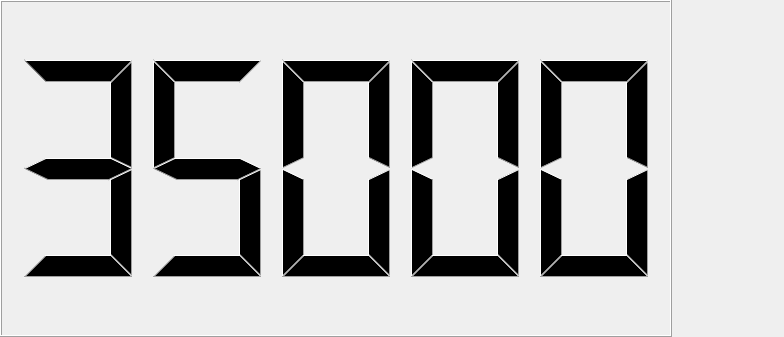
<?xml version="1.0" encoding="UTF-8"?>
<ui version="4.0">
 <class>Altitude</class>
 <widget class="QWidget" name="Altitude">
  <property name="geometry">
   <rect>
    <x>0</x>
    <y>0</y>
    <width>784</width>
    <height>337</height>
   </rect>
  </property>
  <property name="windowTitle">
   <string>Form</string>
  </property>
  <layout class="QHBoxLayout" name="horizontalLayout_2">
   <property name="spacing">
    <number>0</number>
   </property>
   <property name="leftMargin">
    <number>0</number>
   </property>
   <property name="topMargin">
    <number>0</number>
   </property>
   <property name="rightMargin">
    <number>0</number>
   </property>
   <property name="bottomMargin">
    <number>0</number>
   </property>
   <item>
    <layout class="QHBoxLayout" name="horizontalLayout" stretch="6,1">
     <property name="spacing">
      <number>0</number>
     </property>
     <item>
      <widget class="QLCDNumber" name="lcd">
       <property name="digitCount">
        <number>5</number>
       </property>
       <property name="intValue" stdset="0">
        <number>35000</number>
       </property>
      </widget>
     </item>
     <item>
      <widget class="QWidget" name="button_widget" native="true">
       <layout class="QVBoxLayout" name="verticalLayout_2">
        <property name="spacing">
         <number>0</number>
        </property>
        <property name="leftMargin">
         <number>0</number>
        </property>
        <property name="topMargin">
         <number>0</number>
        </property>
        <property name="rightMargin">
         <number>0</number>
        </property>
        <property name="bottomMargin">
         <number>0</number>
        </property>
        <item>
         <layout class="QVBoxLayout" name="verticalLayout">
          <property name="spacing">
           <number>0</number>
          </property>
          <item>
           <widget class="QWidget" name="up_widget" native="true">
            <layout class="QHBoxLayout" name="horizontalLayout_3">
             <property name="spacing">
              <number>0</number>
             </property>
             <property name="leftMargin">
              <number>0</number>
             </property>
             <property name="topMargin">
              <number>0</number>
             </property>
             <property name="rightMargin">
              <number>0</number>
             </property>
             <property name="bottomMargin">
              <number>0</number>
             </property>
             <item>
              <layout class="QVBoxLayout" name="up_layout">
               <property name="spacing">
                <number>0</number>
               </property>
              </layout>
             </item>
            </layout>
           </widget>
          </item>
          <item>
           <widget class="QWidget" name="center_widget" native="true">
            <layout class="QVBoxLayout" name="verticalLayout_6">
             <property name="spacing">
              <number>0</number>
             </property>
             <property name="leftMargin">
              <number>0</number>
             </property>
             <property name="topMargin">
              <number>0</number>
             </property>
             <property name="rightMargin">
              <number>0</number>
             </property>
             <property name="bottomMargin">
              <number>0</number>
             </property>
             <item>
              <layout class="QVBoxLayout" name="center_layout">
               <property name="spacing">
                <number>0</number>
               </property>
              </layout>
             </item>
            </layout>
           </widget>
          </item>
          <item>
           <widget class="QWidget" name="down_widget" native="true">
            <layout class="QVBoxLayout" name="verticalLayout_3">
             <property name="spacing">
              <number>0</number>
             </property>
             <property name="leftMargin">
              <number>0</number>
             </property>
             <property name="topMargin">
              <number>0</number>
             </property>
             <property name="rightMargin">
              <number>0</number>
             </property>
             <property name="bottomMargin">
              <number>0</number>
             </property>
             <item>
              <layout class="QVBoxLayout" name="down_layout">
               <property name="spacing">
                <number>0</number>
               </property>
              </layout>
             </item>
            </layout>
           </widget>
          </item>
         </layout>
        </item>
       </layout>
      </widget>
     </item>
    </layout>
   </item>
  </layout>
 </widget>
 <resources/>
 <connections/>
</ui>
